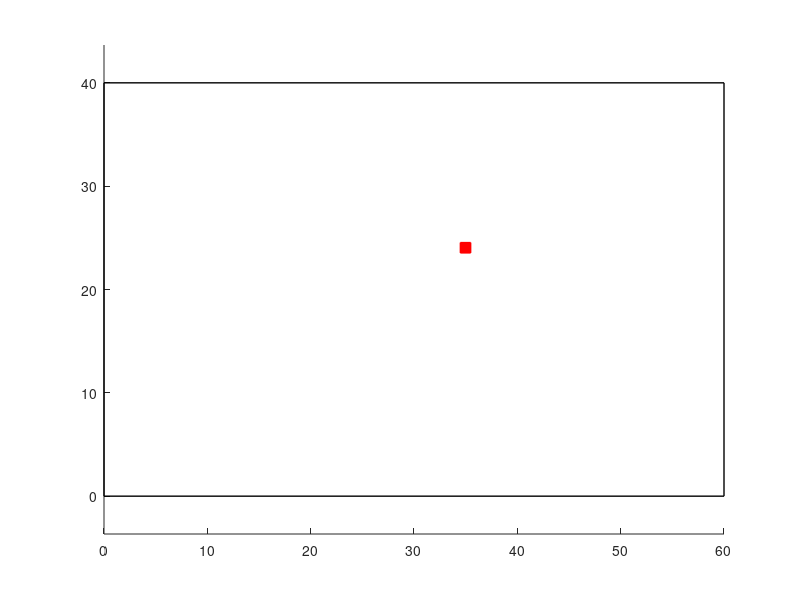

Write MATLAB code to recreate this figure. (Note: this script raises an error after producing the figure.)
% lab 6 
% ćwiczenie 2 - wersja 1 - bez odbić

clear all; close all; clc;

% wymiary pomieszczenia
sizeX = 60; sizeY = 40;
rectangle('Position', [0 0 sizeX sizeY], 'EdgeColor', 'black', 'LineWidth', 1);
hold on;
axis equal;

% współrzędne nadajników
uwb = [5.5, 5.5, 5.5; % x
       4.5, 20,  34]; % y

% współrzędne odbiorników
odb = [54,   54,   54,   54;    % x
       10.5, 16.5, 24.5, 30.5]; % y

% pasywny obiekt, który blokuje część z możliwych dróg propagacji
uwb_idx = randi(length(uwb(1,:)));
odb_idx = randi(length(odb(1,:)));
t = rand();
obj_x = (1 - t) * uwb(1, uwb_idx) + t * odb(1, odb_idx);
obj_y = (1 - t) * uwb(2, uwb_idx) + t * odb(2, odb_idx);
rectangle('Position', [obj_x obj_y 1 1], 'EdgeColor', 'red', 'FaceColor', 'red', 'LineWidth', 1);

% indeksy zablokowanych dróg propagacji
% 0 - następuje propagacja, 1 - propagacja zablokowana
blocked_path = zeros([length(uwb(1,:)), length(odb(1,:))]);

for i=1:length(uwb(1,:))
    for j=1:length(odb(1,:))
        plot(uwb(1, i), uwb(2, i), 'O', 'Color', 'blue');
        plot(odb(1, j), odb(2, j), 'O', 'Color', 'blue');
        hold on;

        res = wektorsektor(uwb(1, i), uwb(2,i), odb(1,j), odb(2,j), obj_x, obj_y, 1, 1);
        if res == 1 || res == 0
            line([uwb(1,i) odb(1,j)], [uwb(2,i) odb(2,j)], 'Color', 'red', 'LineWidth', 2);
            blocked_path(i, j) = 1;
        else
            line([uwb(1,i) odb(1,j)], [uwb(2,i) odb(2,j)], 'Color', 'green', 'LineWidth', 0.5);
        end        
    end
end

for obj_x_v2=1:sizeX
    for obj_y_v2=1:sizeY
        blocked_path_v2 = zeros([length(uwb(1,:)), length(odb(1,:))]);
        for i=1:length(uwb(1,:))
            for j=1:length(odb(1,:))
                res = wektorsektor(uwb(1,i), uwb(2,i), odb(1,j), odb(2,j), obj_x_v2, obj_y_v2, 1, 1);
                if res == 1 || res == 0
                    blocked_path_v2(i,j) = 1;
                end
            end
        end
        if blocked_path == blocked_path_v2
            rectangle('Position', [obj_x_v2 obj_y_v2 1 1], 'EdgeColor', 'yellow', 'LineWidth', 1);
        end
    end
end